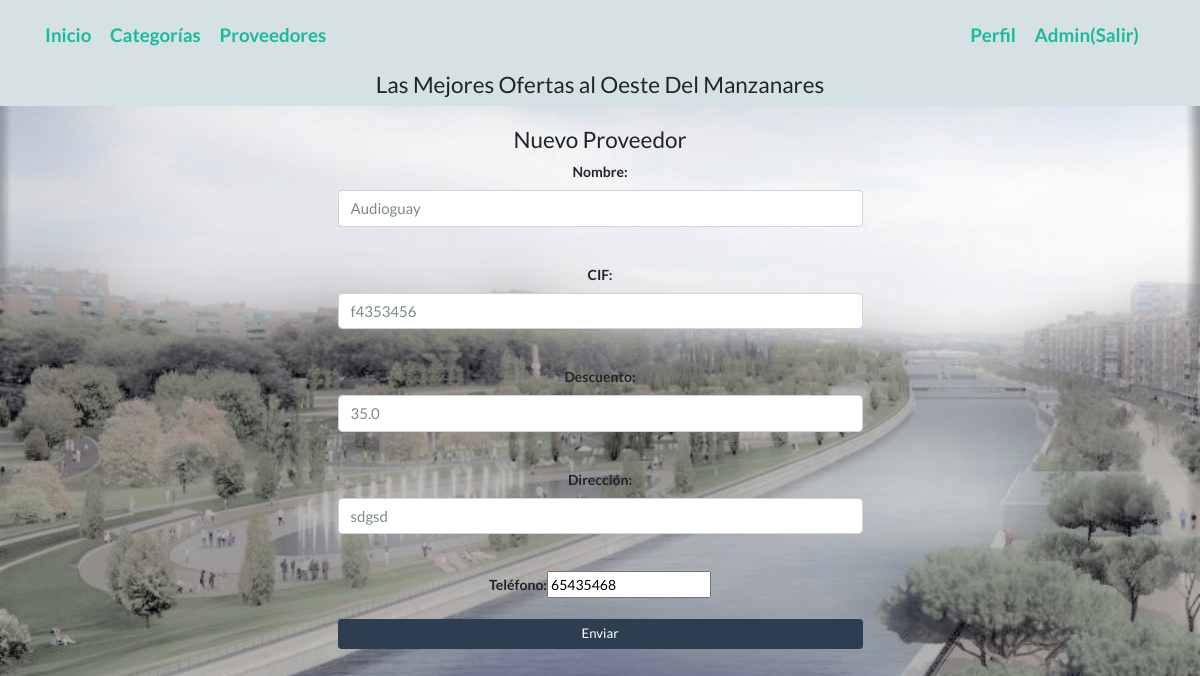
Page /proveedores/2/edit (signed in) on the committed database.
### main/models.py (models this page shows, shortened)
class Usuarios(db.Base):
    __tablename__ = 'usuarios'
    id = Column(Integer, primary_key=True)
    username = Column(String(100), nullable=False)
    password_hash = Column(String(128), nullable=False)
    nombre = Column(String(200), nullable=False)
    email = Column(String(200), nullable=False)
    admin = Column(Boolean, default=False)
    proveedor = Column(Boolean, default=False)
    activo = Column(Boolean, default=True)
    usuProveedorId = Column(Integer, ForeignKey("proveedores.id"), default=0)
    usuProveedor = relationship("Proveedores", backref="ProveedorUsu")
    @property
    def password(self):
        raise AttributeError('password is not a readable attribute')
    def is_admin(self):
        return self.admin
    def is_proveedor(self):
        return self.proveedor

class Proveedores(db.Base):
    __tablename__ = "proveedores"
    id = Column(Integer, primary_key=True)
    nombre = Column(String(100), nullable=False)
    cif = Column(String, nullable=False)
    descuento = Column(Float, default=0)
    direccion = Column(String(255))
    telefono = Column(String(15))
    activo = Column(Boolean, default=True)
    proveedor = relationship("Inventario", cascade="all, delete-orphan",
                             backref="Proveedores", lazy='dynamic')
    proveedorUsu = relationship("Usuarios", cascade="all, delete-orphan",
                                backref="Proveedores", lazy='dynamic')

### main/providers.py (the view)
@providers.route('/proveedores/<id>/edit', methods=["get", "post"])
@login_required
def proveedores_edit(id):
    pro = db.session.query(Proveedores).get(id)
    if pro is None:
        abort(404)
    form = FormProveedor(request.form, obj=pro)
    if form.validate_on_submit():
        form.populate_obj(pro)
        db.session.commit()
        return redirect(url_for("proveedores"))
    return render_template("proveedor_nuevo.html", form=form)

### main/forms.py
class FormProveedor(FlaskForm):
    nombre = StringField("Nombre:",
                         validators=[data_required("Tienes que introducir el dato")]
                         )
    cif = StringField("CIF:",
                      validators=[data_required("Tienes que introducir el dato")]
                      )
    descuento = FloatField("Descuento:", default=1,
                           validators=[data_required("Tienes que introducir el dato")]
                           )
    direccion = StringField("Dirección:", default=0,
                            validators=[data_required("Tienes que introducir el dato")]
                            )
    telefono = StringField("Teléfono:",
                           validators=[data_required("Tienes que introducir el dato")]
                           )
    submit = SubmitField('Enviar')

### main/main.py (called while the page is built)
@login_manager.user_loader
def load_user(user_id):
    from models import Usuarios
    return db.session.query(Usuarios).get(int(user_id))

@app.context_processor
def contar_carrito():
    if not current_user.is_authenticated:
        return {'num_articulos': 0}
    if request.cookies.get(str(current_user.id)) is None:
        return {'num_articulos': 0}
    else:
        datos = json.loads(request.cookies.get(str(current_user.id)))
        return {'num_articulos': len(datos)}

### templates/proveedor_nuevo.html (shortened to what this page needs)
{% extends "base.html" %}
{% block content %}
{% if current_user.is_admin()%}
<div class="container">
    <br>
    <div class="col-md-6 mx-auto">
        <h4>Nuevo Proveedor</h4>
        <form class="form-horizontal" method="post" enctype="multipart/form-data">
            <div class="form-group">
                {{form.nombre.label() }}{{form.nombre(size="100",class="form-control")}}<br/>
            </div>
            <div class="form-group">
                {{form.cif.label() }}{{form.cif(size="10",class="form-control")}}<br/>
            </div>
            <div class="form-group">
                {{form.descuento.label() }}{{form.descuento(size="10",class="form-control")}}<br/>
            </div>
            <div class="form-group">
                {{form.direccion.label() }}{{form.direccion(size="10",class="form-control")}}<br/>
            </div>
            <div class="form-group">
                {{form.telefono.label() }}{{form.telefono()}}<br/>
            </div>
            {{form.submit(class="btn btn-sm btn-primary btn-block")}}
        </form>
        <br/>
    </div>
</div>
{%endif%}
{% endblock %}

### templates/base.html (shortened to what this page needs)
<!DOCTYPE html>
<html lang="es" xmlns="http://www.w3.org/1999/html">
<head>
    <link rel="stylesheet" href="https://cdn.jsdelivr.net/npm/bootswatch@4.5.2/dist/flatly/bootstrap.min.css"
>
    <link rel="stylesheet" href="{{ url_for('static', filename='main.css')}}">
</head>
<header>
    <nav class="navbar navbar-inverse navbar-fixed-top">
        <div class="container">
            <div class="navbar-header">
                <a class="navbar-brand" href="/index">Inicio</a>
                {% if current_user.is_authenticated and current_user.is_admin()%}
                <a class="navbar-brand" href="{{url_for('catego.categorias')}}">Categorías</a>
                <a class="navbar-brand" href="{{url_for('providers.proveedores')}}">Proveedores</a>
                {% endif %}
            </div>
            <div>
                {% if current_user.is_authenticated %}
                <a class="navbar-brand " href="/perfil/{{ current_user.username}}"> Perfil</a>
                <a class="navbar-brand " href="/logout">{{current_user.nombre}}(Salir)</a>
                {% else %}
                <a class="navbar-brand" href="/login">Login</a>
                <a class="navbar-brand" href="/registro">Registro</a>
                {% endif %}
            </div>
        </div>
    </nav>
    <div class="container">
        <h4>Las Mejores Ofertas al Oeste Del Manzanares</h4>
    </div>
</header>
<body>
<br>
<br>
<br>
<br>
<br>
{% block content %}{% endblock %}
</body>
</html>

### static/main.css (style rules this page uses)
body { margin-left: auto; margin-right: auto; margin-top: auto; margin-bottom: auto; text-align:center; background-image:url('fotos-playa-madrid-rio-001.jpg'); background-repeat: no-repeat; background-size: cover; font-weight: bold; font-size: 14px; }
header { text:black }
header { position: fixed; width: 100%; z-index: 1000; background:#D5E1E3; font-weight: bold }

### rows in the picture
Usuarios: nombre "Admin"
Proveedores: nombre "Audioguay", cif "f4353456", descuento "35.0", direccion "sdgsd", telefono "65435468"
